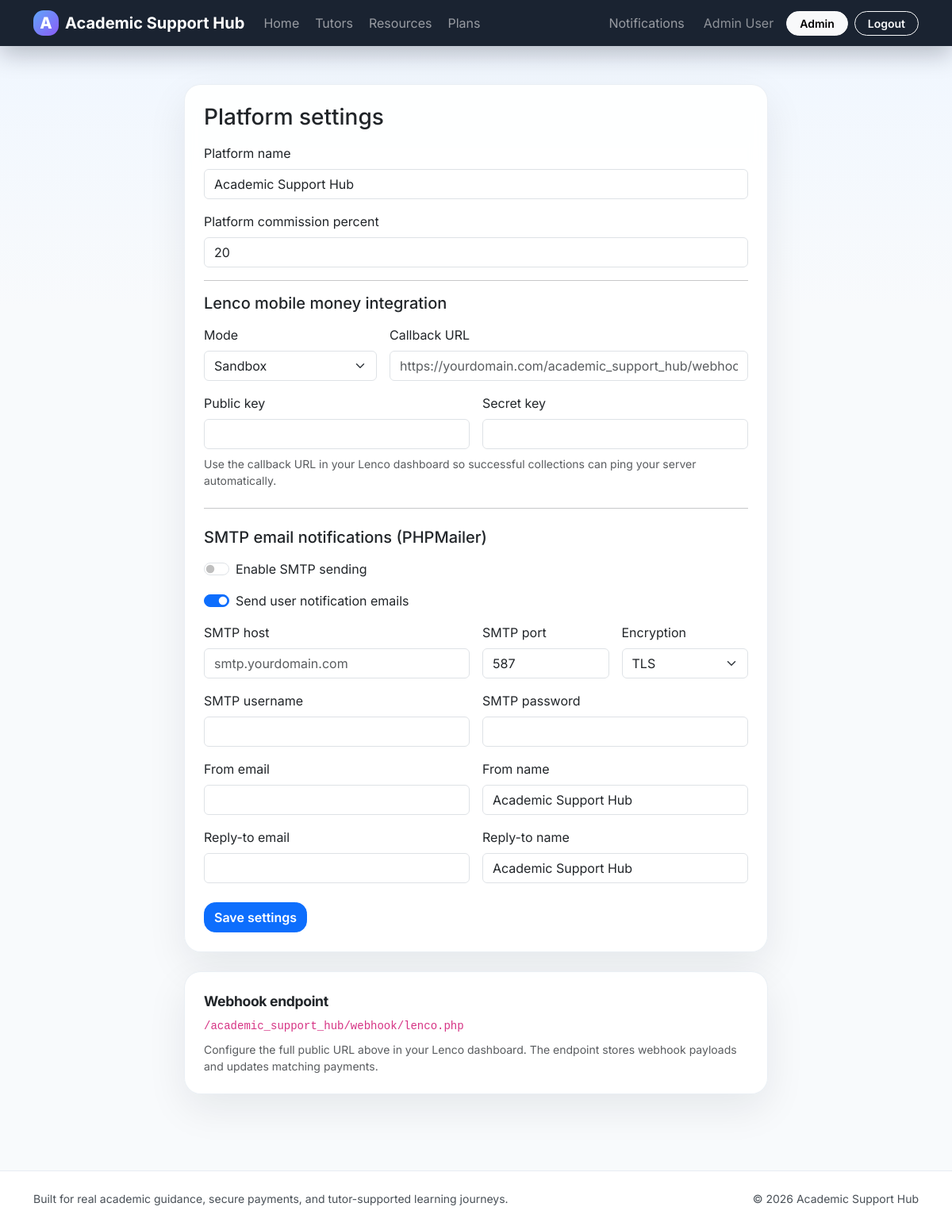
Screenshot of /admin/settings.php (signed in) with the database file from the repository.
### tables this page shows
CREATE TABLE settings (
    id INT UNSIGNED AUTO_INCREMENT PRIMARY KEY,
    setting_key VARCHAR(100) NOT NULL UNIQUE,
    setting_value TEXT NOT NULL
);

CREATE TABLE users (
    id INT UNSIGNED AUTO_INCREMENT PRIMARY KEY,
    name VARCHAR(150) NOT NULL,
    email VARCHAR(190) NOT NULL UNIQUE,
    password VARCHAR(255) NOT NULL,
    role ENUM('admin','student','tutor') NOT NULL DEFAULT 'student',
    university VARCHAR(190) NULL,
    bio TEXT NULL,
    avatar_path VARCHAR(255) NULL,
    created_at TIMESTAMP NOT NULL DEFAULT CURRENT_TIMESTAMP
);

### includes/functions.php (called while the page is built, shortened)
<?php
function app_url(string $path = ''): string
{
    $path = ltrim($path, '/');
    return BASE_URL . ($path !== '' ? '/' . $path : '');
}
function e(mixed $value): string
{
    return htmlspecialchars((string) $value, ENT_QUOTES, 'UTF-8');
}
function current_user(): ?array
{
    return $_SESSION['user'] ?? null;
}
function refresh_current_user(): void
{
    global $pdo;
    $stmt = $pdo->prepare('SELECT * FROM users WHERE id = :id LIMIT 1');
    $stmt->execute(['id' => (int) $_SESSION['user']['id']]);
}
function get_setting(string $key, string $default = ''): string
{
    global $pdo;
    $stmt = $pdo->prepare('SELECT setting_value FROM settings WHERE setting_key = :setting_key LIMIT 1');
    $stmt->execute(['setting_key' => $key]);
    $row = $stmt->fetch();
    return (string) ($row['setting_value'] ?? $default);
}
function smtp_enabled(): bool { return get_setting('smtp_enabled', '0') === '1'; }
function email_notifications_enabled(): bool { return get_setting('email_notifications_enabled', '1') === '1'; }

### includes/bootstrap.php (called while the page is built, shortened)
<?php
require_once __DIR__ . '/../config/config.php';
require_once __DIR__ . '/functions.php';
refresh_current_user();

### admin/settings.php (the view, shortened to what this page needs)
<?php
require_once __DIR__ . '/../includes/bootstrap.php';
include __DIR__ . '/../includes/header.php';
?>
<div class="row justify-content-center g-4">
    <div class="col-xl-8">
        <div class="card card-soft p-4 mb-4">
            <h1 class="h3 mb-3">Platform settings</h1>
            <form method="post">
                <div class="mb-3"><label class="form-label">Platform name</label><input class="form-control" type="text" name="platform_name" value="<?= e(get_setting('platform_name', APP_NAME)) ?>"></div>
                <div class="mb-3"><label class="form-label">Platform commission percent</label><input class="form-control" type="number" min="0" max="90" step="0.01" name="platform_commission_percent" value="<?= e(get_setting('platform_commission_percent', '20')) ?>"></div>
                <hr>
                <h2 class="h5 mb-3">Lenco mobile money integration</h2>
                <div class="row g-3">
                    <div class="col-md-4"><label class="form-label">Mode</label><select class="form-select" name="lenco_mode"><option value="sandbox" <?= get_setting('lenco_mode','sandbox')==='sandbox'?'selected':'' ?>>Sandbox</option><option value="live" <?= get_setting('lenco_mode')==='live'?'selected':'' ?>>Live</option></select></div>
                    <div class="col-md-8"><label class="form-label">Callback URL</label><input class="form-control" type="url" name="lenco_callback_url" value="<?= e(get_setting('lenco_callback_url')) ?>" placeholder="https://yourdomain.com/academic_support_hub/webhook/lenco.php"></div>
                    <div class="col-md-6"><label class="form-label">Public key</label><input class="form-control" type="text" name="lenco_public_key" value="<?= e(get_setting('lenco_public_key')) ?>"></div>
                    <div class="col-md-6"><label class="form-label">Secret key</label><input class="form-control" type="password" name="lenco_secret_key" value="<?= e(get_setting('lenco_secret_key')) ?>"></div>
                </div>
                <div class="form-text mt-2">Use the callback URL in your Lenco dashboard so successful collections can ping your server automatically.</div>
                <hr class="my-4">
                <h2 class="h5 mb-3">SMTP email notifications (PHPMailer)</h2>
                <div class="form-check form-switch mb-3"><input class="form-check-input" type="checkbox" id="smtp_enabled" name="smtp_enabled" <?= smtp_enabled() ? 'checked' : '' ?>><label class="form-check-label" for="smtp_enabled">Enable SMTP sending</label></div>
                <div class="form-check form-switch mb-3"><input class="form-check-input" type="checkbox" id="email_notifications_enabled" name="email_notifications_enabled" <?= email_notifications_enabled() ? 'checked' : '' ?>><label class="form-check-label" for="email_notifications_enabled">Send user notification emails</label></div>
                <div class="row g-3">
                    <div class="col-md-6"><label class="form-label">SMTP host</label><input class="form-control" type="text" name="smtp_host" value="<?= e(get_setting('smtp_host')) ?>" placeholder="smtp.yourdomain.com"></div>
                    <div class="col-md-3"><label class="form-label">SMTP port</label><input class="form-control" type="number" name="smtp_port" value="<?= e(get_setting('smtp_port','587')) ?>"></div>
                    <div class="col-md-3"><label class="form-label">Encryption</label><select class="form-select" name="smtp_encryption"><option value="tls" <?= get_setting('smtp_encryption','tls')==='tls'?'selected':'' ?>>TLS</option><option value="ssl" <?= get_setting('smtp_encryption')==='ssl'?'selected':'' ?>>SSL</option><option value="none" <?= get_setting('smtp_encryption')==='none'?'selected':'' ?>>None</option></select></div>
                    <div class="col-md-6"><label class="form-label">SMTP username</label><input class="form-control" type="text" name="smtp_username" value="<?= e(get_setting('smtp_username')) ?>"></div>
                    <div class="col-md-6"><label class="form-label">SMTP password</label><input class="form-control" type="password" name="smtp_password" value="<?= e(get_setting('smtp_password')) ?>"></div>
                    <div class="col-md-6"><label class="form-label">From email</label><input class="form-control" type="email" name="smtp_from_email" value="<?= e(get_setting('smtp_from_email')) ?>"></div>
                    <div class="col-md-6"><label class="form-label">From name</label><input class="form-control" type="text" name="smtp_from_name" value="<?= e(get_setting('smtp_from_name', get_setting('platform_name', APP_NAME))) ?>"></div>
                    <div class="col-md-6"><label class="form-label">Reply-to email</label><input class="form-control" type="email" name="smtp_reply_to_email" value="<?= e(get_setting('smtp_reply_to_email')) ?>"></div>
                    <div class="col-md-6"><label class="form-label">Reply-to name</label><input class="form-control" type="text" name="smtp_reply_to_name" value="<?= e(get_setting('smtp_reply_to_name', get_setting('smtp_from_name', get_setting('platform_name', APP_NAME)))) ?>"></div>
                </div>
                <button class="btn btn-primary mt-4">Save settings</button>
            </form>
        </div>
        <div class="card card-soft p-4">
            <div class="section-title mb-2">Webhook endpoint</div>
            <code><?= e(app_url('webhook/lenco.php')) ?></code>
            <p class="text-muted small mt-2 mb-0">Configure the full public URL above in your Lenco dashboard. The endpoint stores webhook payloads and updates matching payments.</p>
        </div>
    </div>
</div>
<?php include __DIR__ . '/../includes/footer.php'; ?>

### includes/header.php (shortened to what this page needs)
<?php
$user = current_user();
$platformName = get_setting('platform_name', APP_NAME);
?>
<!doctype html>
<html lang="en">
<head>
    <link href="https://cdn.jsdelivr.net/npm/bootstrap@5.3.7/dist/css/bootstrap.min.css" rel="stylesheet">
    <link href="<?= app_url('assets/css/style.css') ?>" rel="stylesheet">
</head>
<body>
<nav class="navbar navbar-expand-lg navbar-dark glass-nav sticky-top">
    <div class="container">
        <a class="navbar-brand fw-bold d-flex align-items-center gap-2" href="<?= app_url() ?>">
            <span class="brand-mark">A</span>
            <span><?= e($platformName) ?></span>
        </a>
        <div class="collapse navbar-collapse" id="appNav">
            <ul class="navbar-nav me-auto mb-2 mb-lg-0 gap-lg-1">
                <li class="nav-item"><a class="nav-link" href="<?= app_url() ?>">Home</a></li>
                <li class="nav-item"><a class="nav-link" href="<?= app_url('tutors.php') ?>">Tutors</a></li>
                <li class="nav-item"><a class="nav-link" href="<?= app_url('resources.php') ?>">Resources</a></li>
                <li class="nav-item"><a class="nav-link" href="<?= app_url('pricing.php') ?>">Plans</a></li>
            </ul>
            <ul class="navbar-nav align-items-lg-center gap-lg-2">
                <?php if ($user): ?>
                    <li class="nav-item dropdown">
                        <a class="nav-link position-relative" href="#" data-bs-toggle="dropdown">Notifications</a>
                    </li>
                    <li class="nav-item"><span class="nav-link text-white-50"><?= e($user['name']) ?></span></li>
                    <?php if ($user['role'] === 'admin'): ?>
                        <li class="nav-item"><a class="btn btn-light btn-sm rounded-pill px-3" href="<?= app_url('admin/dashboard.php') ?>">Admin</a></li>
                    <?php elseif ($user['role'] === 'tutor'): ?>
                        <li class="nav-item"><a class="btn btn-light btn-sm rounded-pill px-3" href="<?= app_url('tutor/dashboard.php') ?>">Tutor panel</a></li>
                    <?php else: ?>
                        <li class="nav-item"><a class="btn btn-light btn-sm rounded-pill px-3" href="<?= app_url('student/dashboard.php') ?>">Student panel</a></li>
                    <?php endif; ?>
                    <li class="nav-item"><a class="btn btn-outline-light btn-sm rounded-pill px-3" href="<?= app_url('logout.php') ?>">Logout</a></li>
                <?php else: ?>
                    <li class="nav-item"><a class="btn btn-outline-light btn-sm rounded-pill px-3" href="<?= app_url('login.php') ?>">Login</a></li>
                    <li class="nav-item"><a class="btn btn-warning btn-sm rounded-pill px-3" href="<?= app_url('register.php') ?>">Create account</a></li>
                <?php endif; ?>
            </ul>
        </div>
    </div>
</nav>
<main class="py-4 py-lg-5">
    <div class="container">

### includes/footer.php (shortened to what this page needs)
    </div>
</main>
<footer class="footer-shell mt-5">
    <div class="container d-flex flex-column flex-md-row justify-content-between gap-2 small text-light-emphasis">
        <div>Built for real academic guidance, secure payments, and tutor-supported learning journeys.</div>
        <div>&copy; <?= date('Y') ?> <?= e(get_setting('platform_name', APP_NAME)) ?></div>
    </div>
</footer>
</body>
</html>

### assets/css/style.css (style rules this page uses)
:root { --bg:#081120;--surface:#ffffff;--muted:#64748b;--line:#e2e8f0;--brand:#2563eb;--brand-2:#8b5cf6;--success:#10b981;--warning:#f59e0b;--shadow:0 18px 50px rgba(15,23,42,.08); }
* { box-sizing:border-box }
body { font-family:Inter,system-ui,-apple-system,sans-serif;background:linear-gradient(180deg,#eff6ff 0%,#f8fafc 25%,#f8fafc 100%);color:#0f172a }
.glass-nav { background:rgba(8,17,32,.92);backdrop-filter:blur(14px);box-shadow:0 10px 30px rgba(2,6,23,.25) }
.brand-mark { display:inline-grid;place-items:center;width:2rem;height:2rem;border-radius:.8rem;background:linear-gradient(135deg,#60a5fa,#8b5cf6);font-weight:800 }
.card-soft,.metric-card,.pricing-card { border:1px solid rgba(226,232,240,.7);background:rgba(255,255,255,.92);backdrop-filter:blur(10px);border-radius:1.3rem;box-shadow:var(--shadow) }
.section-title { font-size:1.1rem;font-weight:700;letter-spacing:-.02em }
.footer-shell { padding:1.5rem 0;background:#fff;border-top:1px solid rgba(226,232,240,.8) }
.btn { border-radius:.9rem;font-weight:600 }

### rows the page displays
settings: setting_value "Academic Support Hub", platform_name "Academic Support Hub", smtp_from_name "Academic Support Hub", smtp_reply_to_name "Academic Support Hub"
users: name "Admin User"
settings: platform_commission_percent "20"
settings: lenco_mode "Sandbox"
settings: setting_value "☑"
settings: smtp_port "587"
settings: smtp_encryption "TLS"

### other values shown
app_url('webhook/lenco.php') "/academic_support_hub/webhook/lenco.php"
